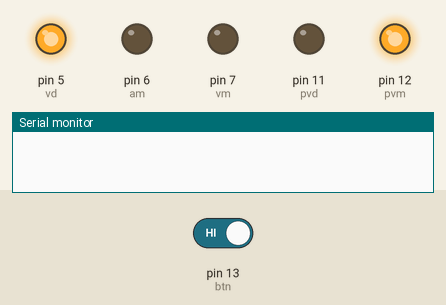
A sketch run on a simulated Arduino Uno, built with avr-gcc and run on an emulated ATmega328P. Shown: output pins drawn as LEDs (lit = HIGH), the last lines printed to the serial monitor. The test bench sets the inputs (shaded band); at power-on: pin 13 (btn) HIGH.

Above: at 10.8 s.
10.9 s: pin 13 (btn) driven LOW
At 20.5 s:
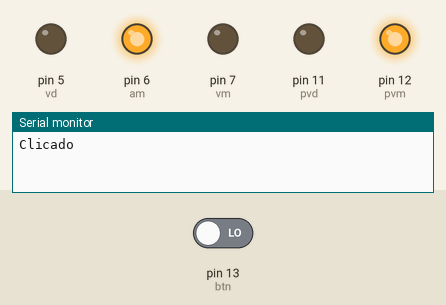
At 25.6 s:
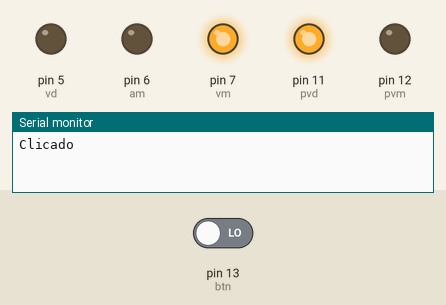
Timing chart, 0 to 36.5 s (numbered marks = the images above; inputs shaded):
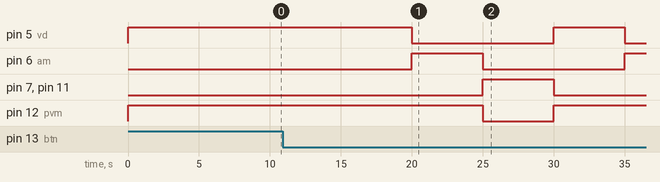

The sketch:

atv04.ino
```cpp
int btn = 13, pvm = 12, pvd = 11;
int vm = 7, am = 6, vd = 5;
bool pedido = false;

void setup()
{
  pinMode(btn, INPUT_PULLUP);
  pinMode(pvm, OUTPUT);
  pinMode(pvd, OUTPUT);
  pinMode(vm, OUTPUT);
  pinMode(am, OUTPUT);
  pinMode(vd, OUTPUT);
  Serial.begin(9600);
}


void loop()
{

  if (digitalRead(btn) == LOW) {
    pedido = true;
  }

  digitalWrite(vd, HIGH);
  digitalWrite(am, LOW);
  digitalWrite(vm, LOW);
  digitalWrite(pvm, HIGH);
  digitalWrite(pvd, LOW);
  delay(5000);

  if (pedido) {
    Serial.print("Clicado");
    digitalWrite(vd, LOW);
    digitalWrite(pvm, HIGH);
    digitalWrite(pvd, LOW);
    digitalWrite(am, HIGH);
    delay(5000);
    digitalWrite(pvd, HIGH);
    digitalWrite(am, LOW);
    digitalWrite(vm, HIGH);
    digitalWrite(pvm, LOW);
    delay(5000);
  }
}
```

Measured:
- after the input at 10.9 s, pin 5 (vd): HIGH → LOW after 9.1 s, → HIGH 10.0 s later, → LOW 5.0 s later; pin 6 (am): LOW → HIGH after 9.1 s, → LOW 5.0 s later, → HIGH 10.0 s later; pin 7 (vm), pin 11 (pvd): LOW → HIGH after 14.1 s, → LOW 5.0 s later; pin 12 (pvm): HIGH → LOW after 14.1 s, → HIGH 5.0 s later
